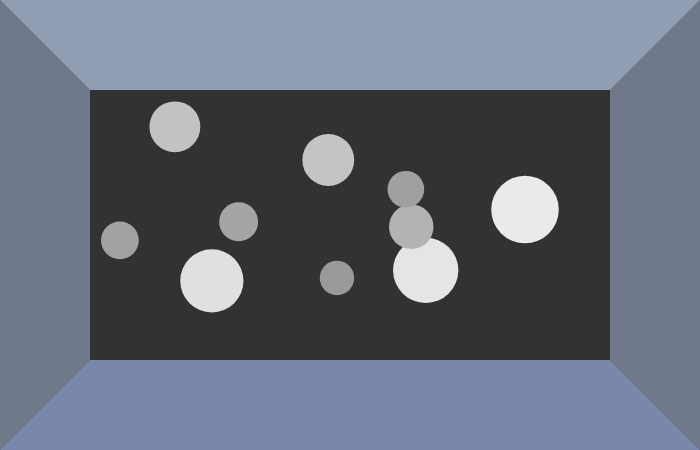
Frame 1 (no input)
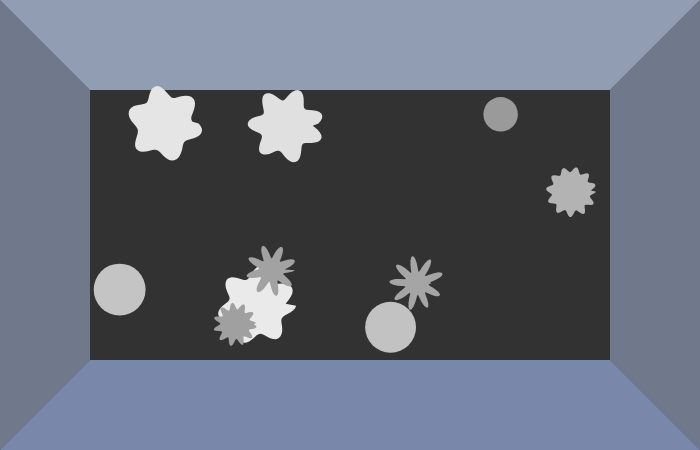
Frame 60 (no input)
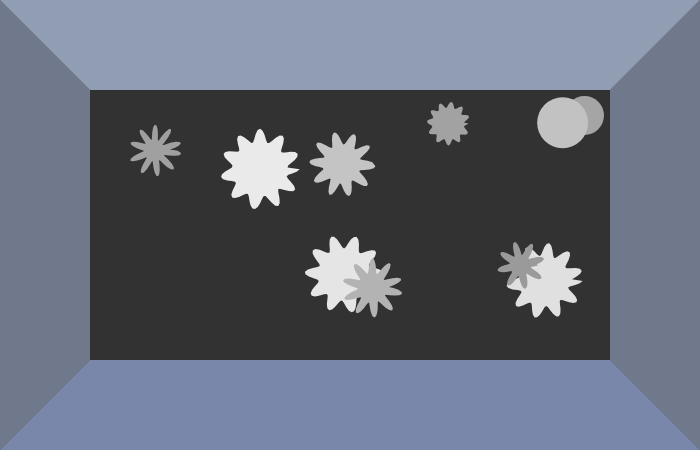
Frame 120 (the mouse pressed at the canvas centre since frame 60)

The p5.js sketch that drew these frames (run headless with seeded random() and noise() and a simulated clock; from frame 60 on, the mouse is pressed at the canvas centre):

// p5.js sketch
// ── sketch.js
const W = 700, H = 450;
let inset = 90;              // 矩形内口子
let balls = [];
const BALL_COUNT = 10;

// 波纹参数
const RIPPLE_RISE_FRAMES = 15;
const RIPPLE_DECAY_FRAMES = 70;
const RIPPLE_DELAY_FRAMES = 3;
const FREQ_START = 12.0;
const FREQ_END   = 4.0;
const AMP_MAX    = 10.0;
const NOISE_SCALE = 0.6;

function setup() {
  createCanvas(W, H);
  noStroke();
  initBalls();               // ✅ 生成小球
}

function draw() {
  background(50);
  drawTank();
  for (let b of balls) {
    updateBall(b);
    drawBall(b);
  }
}

/* ---------- Tank ---------- */
function drawTank() {
  const colTop    = color(200,220,255,160);
  const colSide   = color(180,200,240,120);
  const colBottom = color(150,170,220,180);

  const x1=inset,     y1=inset;      // 左上
  const x2=W-inset,   y2=inset;      // 右上
  const x3=W-inset,   y3=H-inset;    // 右下
  const x4=inset,     y4=H-inset;    // 左下

  fill(colBottom); quad(x4,y4, x3,y3,  W,H,  0,H);
  fill(colSide);   quad(0,0,   x1,y1,  x4,y4, 0,H);
  fill(colSide);   quad(W,0,   W,H,    x3,y3, x2,y2);
  fill(colTop);    quad(0,0,   W,0,    x2,y2, x1,y1);
}

/* ---------- Helpers: 反弹 + 波纹 ---------- */
// 小写 reflect（统一大小写）
const reflect = (p, v, lo, hi) => {
  let c = false;
  if (p < lo) { p = lo; v *= -1; c = true; }
  if (p > hi) { p = hi; v *= -1; c = true; }
  return [p, v, c];
};

const rippleReset = r => Object.assign(r, {
  active:true, life:0, delay:RIPPLE_DELAY_FRAMES,
  freq:FREQ_START, phase:random(TAU), seed:random(1000), _ampNow:0
});

const rippleStep = r => {
  if (!r.active) { r._ampNow = 0; return; }
  r.life++;
  let amp = 0;                         // ✅ 用同一个小写 amp
  if (r.life > r.delay) {
    const t = r.life - r.delay;
    const rise  = constrain(t / RIPPLE_RISE_FRAMES, 0, 1);
    const decay = exp(-(max(0, t - RIPPLE_RISE_FRAMES)) / RIPPLE_DECAY_FRAMES);
    amp = AMP_MAX * easeOutQuad(rise) * decay;
    const u = constrain(t / (RIPPLE_RISE_FRAMES + RIPPLE_DECAY_FRAMES), 0, 1);
    r.freq  = lerp(FREQ_START, FREQ_END, easeOutQuad(u));
    r.phase += 0.18;
    if (amp < 0.05 && r.life > r.delay + RIPPLE_RISE_FRAMES) r.active = false;
  }
  r._ampNow = amp;
};

/* ---------- Balls ---------- */
function initBalls() {
  balls.length = 0;
  for (let i = 0; i < BALL_COUNT; i++) {
    const z = random(0.2, 1.0), r = lerp(10, 38, z);
    const xmin = inset + r, xmax = W - inset - r;
    const ymin = inset + r, ymax = H - inset - r;
    balls.push({
      x: random(xmin, xmax),
      y: random(ymin, ymax),
      vx: random([-1, 1]) * lerp(2.0, 5.0, z),
      vy: random([-1, 1]) * lerp(2.0, 5.0, z),
      r, z,
      shade: floor(lerp(120, 255, z)),
      ripple: { active:false, life:9999, delay:0, phase:random(TAU), freq:FREQ_END, seed:random(1000), _ampNow:0 }
    });
  }
}

function updateBall(b) {
  b.x += b.vx; b.y += b.vy;

  const xmin = inset + b.r, xmax = W - inset - b.r;
  const ymin = inset + b.r, ymax = H - inset - b.r;

  let c; [b.x, b.vx, c] = reflect(b.x, b.vx, xmin, xmax);
  let c2; [b.y, b.vy, c2] = reflect(b.y, b.vy, ymin, ymax);
  if (c || c2) rippleReset(b.ripple);

  rippleStep(b.ripple);
}

function drawBall(b) {
  push(); translate(b.x, b.y); fill(b.shade); noStroke();
  const { _ampNow: amp = 0, freq = FREQ_END, phase = 0, seed = 0 } = b.ripple;

  if (amp <= 0.001) {
    circle(0, 0, b.r * 2);
  } else {
    beginShape();
    const steps = 96;
    for (let i = 0; i < steps; i++) {
      const a = (i / steps) * TAU;
      const n = noise(seed + cos(a) * NOISE_SCALE, seed + sin(a) * NOISE_SCALE);
      const dr = sin(a * freq + phase + n * TAU * 0.25) * amp * (0.6 + 0.4 * n);
      const rr = max(2, b.r + dr);
      vertex(cos(a) * rr, sin(a) * rr);
    }
    endShape(CLOSE);
  }
  pop();
}

/* ---------- Easing ---------- */
function easeOutQuad(t){ return 1 - (1 - t) * (1 - t); }
